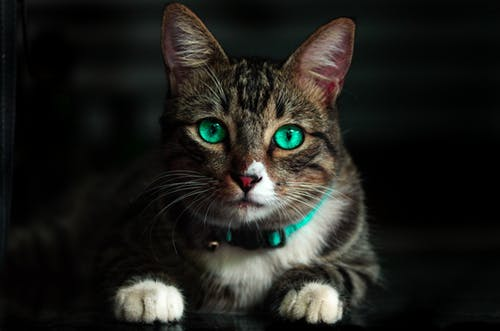
#> input picture cat.jpeg, 500 x 331 px, found by its file name
$ jupyter execute --allow-errors opencv.ipynb
#> lines starting #> are read from the running program, lines starting #| are printed output that depends on the picture
[cell 1]
import cv2

[cell 2]
# opencv reads bgr format
img = cv2.imread("cat.jpeg")
#> img is the input picture: shape (331, 500, 3); mean B, G, R 27.8, 31.9, 31.8

[cell 3]
import matplotlib.pyplot as plt

[cell 4]
plt.imshow(img);

[cell 5]
plt.imshow(cv2.cvtColor(img, cv2.COLOR_BGR2RGB));

[cell 6]
img.shape
#> Out = (331, 500, 3)

[cell 7]
img = cv2.cvtColor(img, cv2.COLOR_RGB2GRAY)
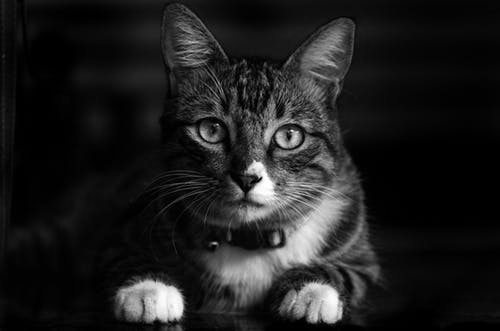
#> img: shape (331, 500); min 0, max 255, mean 30.5

[cell 8]
img.shape
#> Out = (331, 500)

[cell 9]
plt.imshow(img[...,[2, 1, 0]])
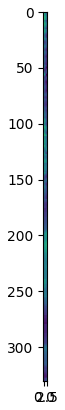
#> figure drawn by matplotlib, 1 panel

#> (a cell that did not finish here is left out)

[cell 11]
plt.imshow(img);

[cell 12]
img.shape
#> Out = (331, 500)

[cell 13]
img.shape
#> Out = (331, 500)

[cell 14]
type(img)

[cell 15]
print(img)
#> (printed output is left out)
